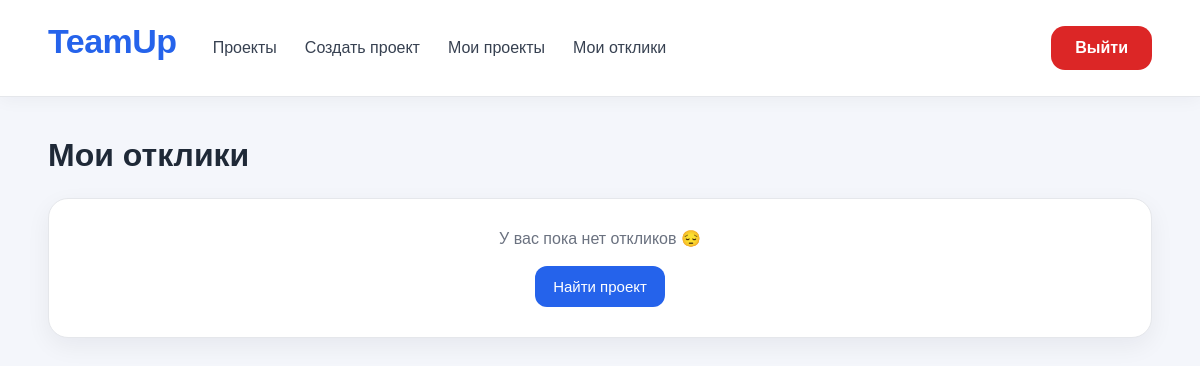
The page /my-applications (signed in) on the database as committed earlier.
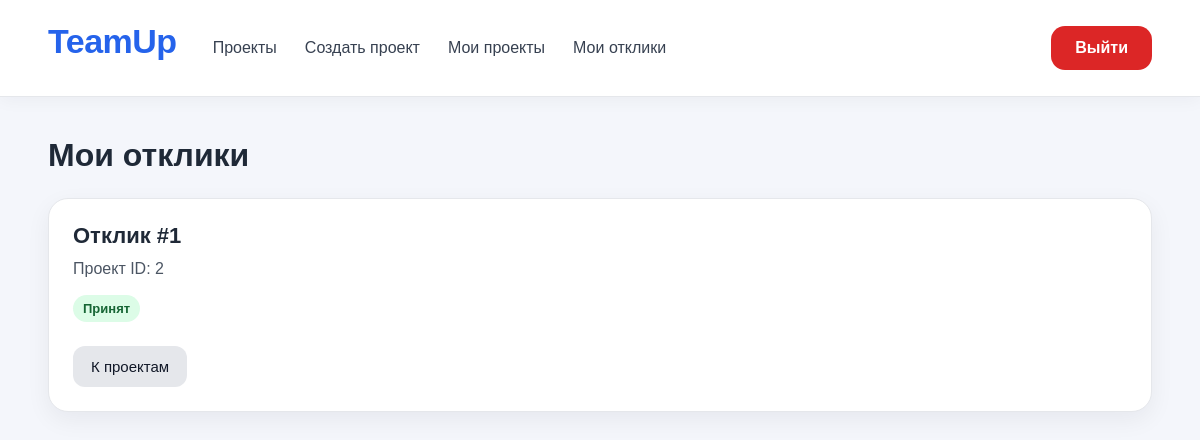
The same page on the database as committed later.
### app/models/application.py (models this page shows)
class Application(Base):
    __tablename__ = "applications"
    id: Mapped[int] = mapped_column(primary_key=True)
    status: Mapped[str] = mapped_column(String(1000), default="pending", nullable=False)
    project_id: Mapped[int] = mapped_column(ForeignKey("projects.id"), nullable=False)
    user_id: Mapped[int] = mapped_column(ForeignKey("users.id"), nullable=False)
    project = relationship("Project", back_populates="applications")
    user = relationship("User", back_populates="applications")

### app/api/applications.py (the view)
@router.get("/my-applications")
async def my_applications(
    request: Request,
    session: AsyncSession = Depends(get_session),
):
    user_id = request.session.get("user_id")
    if not user_id:
        return RedirectResponse(url="/login", status_code=303)
    application_repository = ApplicationRepository(session)
    application_service = ApplicationService(application_repository)
    applications = await application_service.get_user_applications(user_id)
    user_name = request.session.get("user_name")
    user_email = request.session.get("user_email")
    return templates.TemplateResponse(
        request=request,
        name="my_applications.html",
        context={
            "applications": applications,
            "user_name": user_name,
            "user_email": user_email
        }
    )

### templates/my_applications.html (shortened to what this page needs)
{% extends "base.html" %}
{% block content %}
<h1 class="page-title">Мои отклики</h1>
{% if applications %}
<div class="project-grid">
    {% for application in applications %}
    <div class="card project-card">
        <div>
            <h3>Отклик #{{ application.id }}</h3>
            <p>Проект ID: {{ application.project_id }}</p>
        </div>
        <div class="meta">
            {% if application.status == "pending" %}
                <span class="badge badge-warning">На рассмотрении</span>
            {% elif application.status == "accepted" %}
                <span class="badge badge-success">Принят</span>
            {% elif application.status == "rejected" %}
                <span class="badge badge-muted">Отклонен</span>
            {% else %}
                <span class="badge badge-muted">{{ application.status }}</span>
            {% endif %}
        </div>
        <div class="actions">
            <a href="/projects" class="button button-secondary">
                К проектам
            </a>
        </div>
    </div>
    {% endfor %}
</div>
{% else %}
<div class="card empty">
    У вас пока нет откликов 😔
    <br><br>
    <a href="/projects" class="button">
        Найти проект
    </a>
</div>
{% endif %}
{% endblock %}

Rows that differ between the two databases and show on the page:
added Application: id "1", project_id "2", status "Принят"
Other text that changed with them:
text no longer shown: "У вас пока нет откликов 😔 Найти проект"
